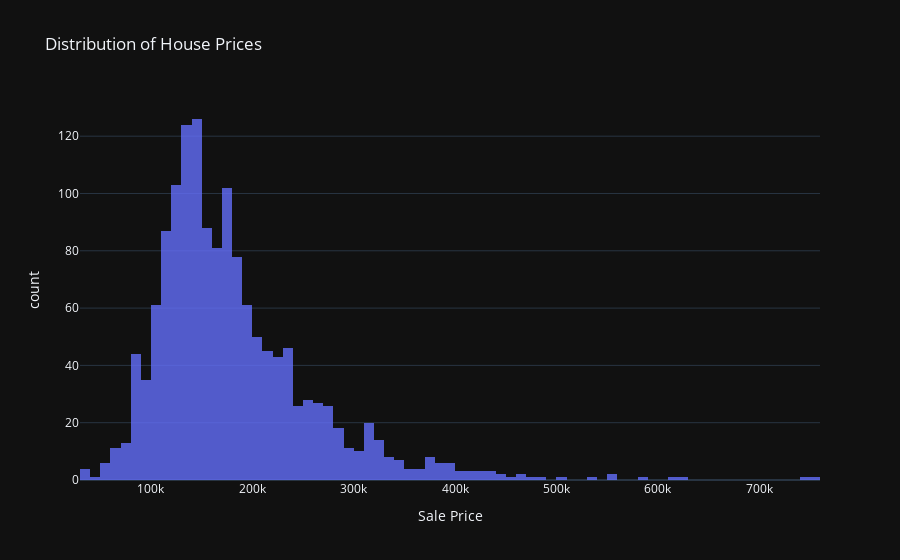

Notebook code for this chart:
### Code cell
# What is the distribution of house prices in the dataset?
px.histogram(df,x="SalePrice",title="Distribution of House Prices",opacity=0.8,
                 labels={"SalePrice":"Sale Price"},template="plotly_dark")

### Figure 1 — Plotly figure (JSON) as saved in the notebook; plotly's stock layout.template omitted (floating-point values rounded to 4 significant figures; data arrays with more than 128 entries replaced by an {"elided": "..."} marker saying what was removed)
{"data": [{"alignmentgroup": "True", "bingroup": "x", "hovertemplate": "Sale Price=%{x}<br>count=%{y}<extra></extra>", "legendgroup": "", "marker": {"color": "#636efa", "opacity": 0.8, "pattern": {"shape": ""}}, "name": "", "offsetgroup": "", "orientation": "v", "showlegend": false, "type": "histogram", "x": {"elided": "1460 int values"}, "xaxis": "x", "yaxis": "y"}], "layout": {"barmode": "relative", "legend": {"tracegroupgap": 0}, "title": {"text": "Distribution of House Prices"}, "xaxis": {"anchor": "y", "domain": [0, 1], "title": {"text": "Sale Price"}}, "yaxis": {"anchor": "x", "domain": [0, 1], "title": {"text": "count"}}}}
